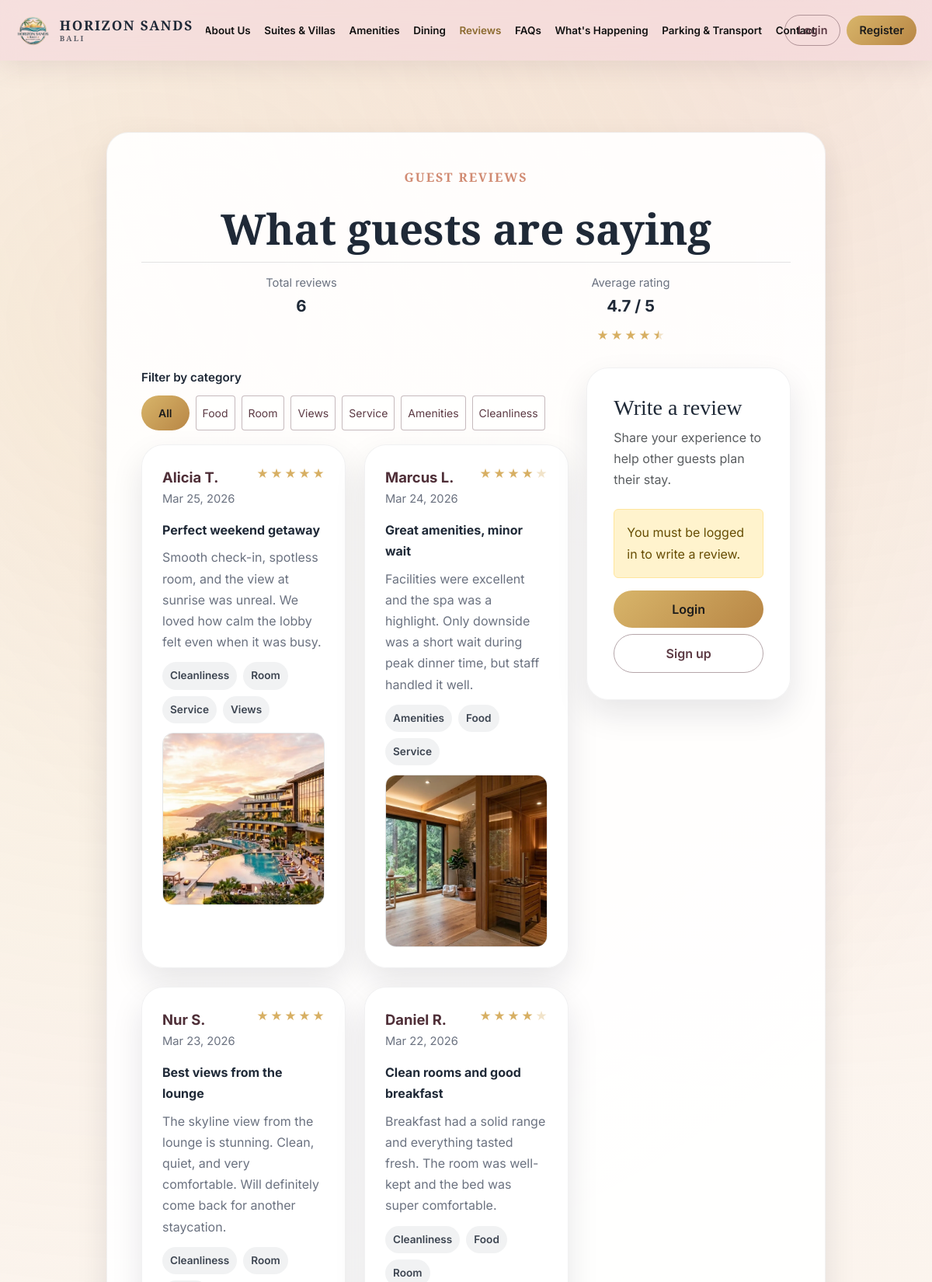
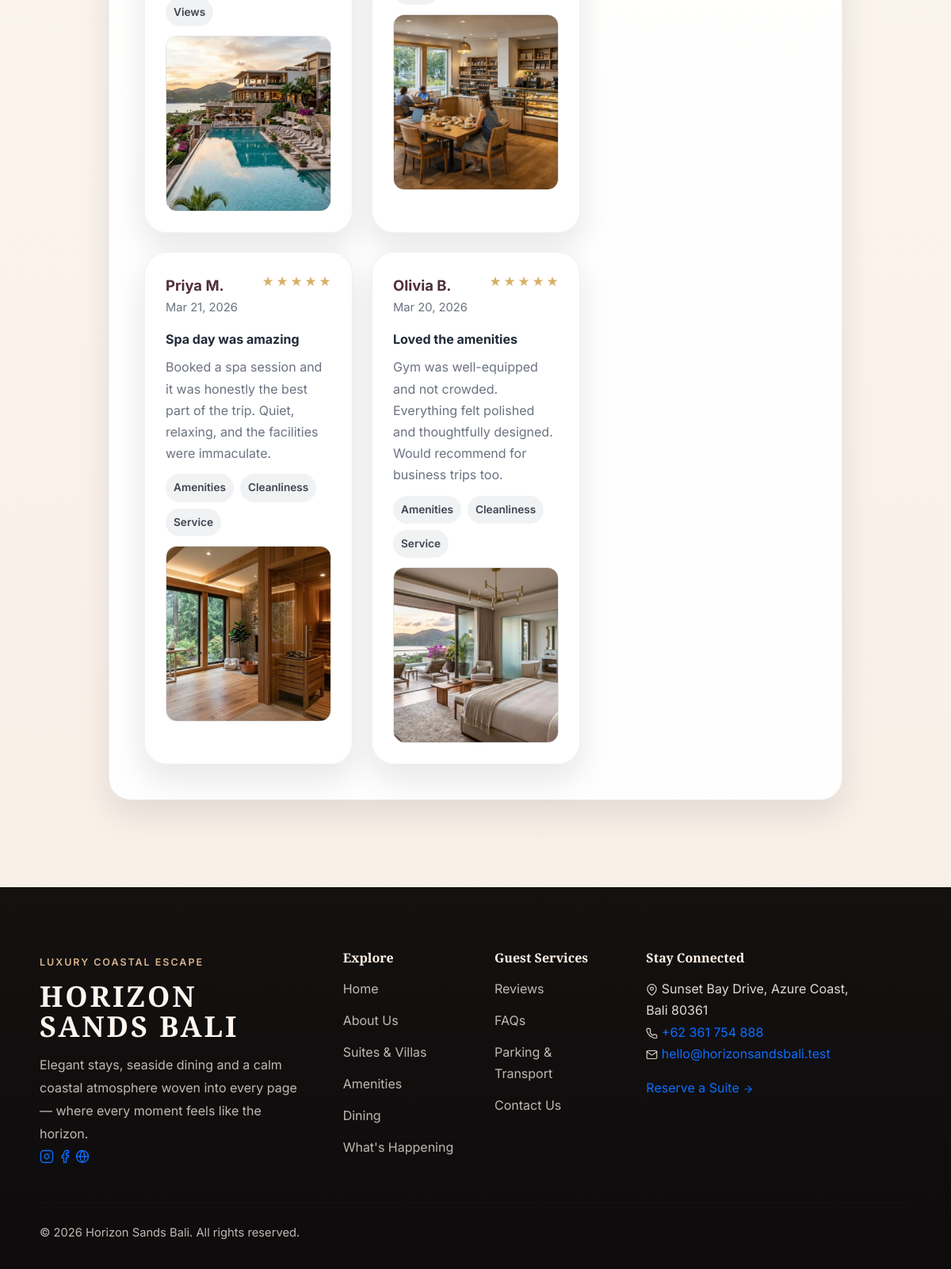
Screenshot of /reviews.php with the database file from the repository (2 pictures, top to bottom).
### tables this page shows
CREATE TABLE IF NOT EXISTS reviews (
    id INT NOT NULL AUTO_INCREMENT,
    user_id INT DEFAULT NULL,
    user_name VARCHAR(150) NOT NULL,
    rating INT NOT NULL,
    title VARCHAR(150) DEFAULT NULL,
    body TEXT,
    image_path VARCHAR(255) DEFAULT NULL,
    food TINYINT(1) NOT NULL DEFAULT 0,
    room TINYINT(1) NOT NULL DEFAULT 0,
    views TINYINT(1) NOT NULL DEFAULT 0,
    service TINYINT(1) NOT NULL DEFAULT 0,
    amenities TINYINT(1) NOT NULL DEFAULT 0,
    cleanliness TINYINT(1) NOT NULL DEFAULT 0,
    is_published TINYINT(1) DEFAULT 1,
    created_at DATETIME DEFAULT CURRENT_TIMESTAMP,
    PRIMARY KEY (id)
);

### app/includes/auth.php (called while the page is built, shortened)
<?php
function auth_current_user(): ?array
{
    $user = $_SESSION['auth_user'] ?? null;
    if (!is_array($user)) {
        return null;
    }
    $email = trim((string)($user['email'] ?? ''));
    $user['display_name'] = trim((string)($user['display_name'] ?? auth_build_display_name($email)));
    return $user;
}
function auth_is_logged_in(): bool
{
    return auth_current_user() !== null;
}

### public/reviews.php (the view, shortened to what this page needs)
<?php
require_once __DIR__ . '/../app/includes/auth.php';
$pageSize = 12;
$databaseNotice = '';
$pdo = null;
$categoryOptions = REVIEW_CATEGORY_OPTIONS;
function normalize_rating(mixed $value): int
{
	$rating = (int)$value;
	return $rating;
}
function format_review_date(int $timestamp): string
{
	return date('M j, Y', $timestamp);
}
function render_stars(int $rating): string
{
	$rating = normalize_rating($rating);
	$out = '<span class="review-stars" aria-label="' . $rating . ' out of 5 stars">';
	for ($i = 1; $i <= 5; $i++) {
		$class = $i <= $rating ? 'star filled' : 'star';
		$out .= '<span class="' . $class . '" aria-hidden="true">★</span>';
	}
	$out .= '</span>';
	return $out;
}
function sanitize_categories(array $submitted, array $allowed): array
{
	$categories = [];
	foreach ($submitted as $value) {
		$key = strtolower(trim((string)$value));
		if ($key !== '' && array_key_exists($key, $allowed)) {
			$categories[] = $key;
		}
	}
	$categories = array_values(array_unique($categories));
	sort($categories);
	return $categories;
}
function normalize_category_flag(mixed $value): int
{
	return (int)((int)$value === 1);
}
function review_categories_from_row(array $review): array
{
	$categories = [];
	foreach (REVIEW_CATEGORY_COLUMNS as $categoryKey => $columnName) {
		if (normalize_category_flag($review[$columnName] ?? 0) === 1) {
			$categories[] = $categoryKey;
		}
	}
	return sanitize_categories($categories, REVIEW_CATEGORY_OPTIONS);
}
function review_category_flags(array $categories): array
{
	$normalizedCategories = sanitize_categories($categories, REVIEW_CATEGORY_OPTIONS);
	$flags = [];
	foreach (REVIEW_CATEGORY_COLUMNS as $categoryKey => $columnName) {
		$flags[$columnName] = in_array($categoryKey, $normalizedCategories, true) ? 1 : 0;
	}
	return $flags;
}
function normalize_review_record(array $review): array
{
	$userId = $review['user_id'] ?? null;
	if ($userId !== null && $userId !== '') {
		$userId = (int)$userId;
	} else {
		$userId = null;
	}
	$userName = trim((string)($review['user_name'] ?? ''));
	$title = trim((string)($review['title'] ?? ''));
	$body = trim((string)($review['body'] ?? ''));
	$imagePath = trim((string)($review['image_path'] ?? ''));
	$createdAt = (int)($review['created_at'] ?? 0);
	$categories = array_key_exists('categories', $review)
		? sanitize_categories((array)$review['categories'], REVIEW_CATEGORY_OPTIONS)
		: review_categories_from_row($review);
	$categoryFlags = review_category_flags($categories);
	return [
		'id' => (int)($review['id'] ?? 0),
		'user_id' => $userId,
		'user_name' => $userName,
		'rating' => normalize_rating($review['rating'] ?? 5),
		'title' => $title,
		'body' => $body,
		'categories' => $categories,
		'food' => $categoryFlags['food'],
		'room' => $categoryFlags['room'],
		'views' => $categoryFlags['views'],
		'service' => $categoryFlags['service'],
		'amenities' => $categoryFlags['amenities'],
		'cleanliness' => $categoryFlags['cleanliness'],
		'image_path' => $imagePath,
		'created_at' => $createdAt,
	];
}
function reviews_db_list(PDO $pdo, array $options = []): array
{
	$pageSize = (int)($options['pageSize'] ?? 12);
	$page = (int)($options['page'] ?? 1);
	$stats = $pdo->query('SELECT COUNT(*) AS total, AVG(rating) AS average_rating FROM reviews WHERE is_published = 1')->fetch();
	$total = (int)($stats['total'] ?? 0);
	$average = isset($stats['average_rating']) ? (float)$stats['average_rating'] : null;
	$totalPages = max(1, (int)ceil($total / $pageSize));
	$items = [];
	if ($total > 0) {
		$offset = ($page - 1) * $pageSize;
		$stmt = $pdo->prepare(
			'SELECT id, user_id, user_name, rating, title, body, image_path, food, room, views, service, amenities, cleanliness, UNIX_TIMESTAMP(created_at) AS created_at
			FROM reviews
			WHERE is_published = 1
			ORDER BY created_at DESC, id DESC
			LIMIT :limit OFFSET :offset'
		);
		$stmt->bindValue(':limit', $pageSize, PDO::PARAM_INT);
		$stmt->bindValue(':offset', $offset, PDO::PARAM_INT);
		$stmt->execute();
		$rows = $stmt->fetchAll();
		foreach ($rows as $row) {
			$items[] = normalize_review_record($row);
		}
	}
	return [
		'items' => $items,
		'total' => $total,
		'average' => $average,
		'page' => $page,
		'totalPages' => $totalPages,
	];
}
$isLoggedIn = auth_is_logged_in();
$activeCategory = strtolower(trim((string)($_GET['category'] ?? '')));
$requestedPage = (int)($_GET['page'] ?? 1);
try {
	$list = reviews_db_list($pdo, [
		'page' => $requestedPage,
		'pageSize' => $pageSize,
	]);
	$pagedReviews = $list['items'];
	$totalReviews = (int)$list['total'];
	$averageRating = $list['average'];
} catch (Throwable $exception) {
	$pagedReviews = [];
	$totalReviews = 0;
	$averageRating = null;
	$page = 1;
	$totalPages = 1;
	if ($databaseNotice === '') {
		$databaseNotice = 'Reviews are now database-backed, but the reviews tables are not ready yet. Run the SQL in database/schema.sql from MySQL Workbench.';
	}
}
include __DIR__ . '/../app/includes/navbar.php';
?>
<main class="reviews-page">
	<section class="reviews-shell">
		<div class="container">
			<div class="row justify-content-center">
				<div class="col-12 col-xl-10">
					<div class="content-card reviews-card reveal-up">
						<header class="reviews-header text-center">
							<span class="section-eyebrow">Guest reviews</span>
							<h1 class="reviews-title">What guests are saying</h1>
							<div class="reviews-stats">
								<div class="reviews-stat">
									<span class="reviews-stat-label">Total reviews</span>
									<span class="reviews-stat-value js-reviews-total"><?php echo $totalReviews; ?></span>
								</div>
								<div class="reviews-stat">
									<span class="reviews-stat-label">Average rating</span>
									<span class="reviews-stat-value js-reviews-average">
									</span>
									<?php if ($averageRating !== null): ?>
										<div class="reviews-stat-stars js-reviews-average-stars">
										</div>
									<?php endif; ?>
								</div>
							</div>
						</header>
							<div class="row g-4 align-items-start" id="reviews-browse" data-initial-category="<?php echo htmlspecialchars($activeCategory, ENT_QUOTES, 'UTF-8'); ?>">
							<div class="col-lg-7 col-xl-8">
								<div class="reviews-filter reveal-up">
									<div class="reviews-filter-label">Filter by category</div>
									<div class="reviews-filter-chips">
												<button type="button" class="btn btn-sm js-review-filter <?php echo $activeCategory === '' ? 'btn-gold' : 'btn-outline-secondary'; ?>" data-category="" aria-pressed="<?php echo $activeCategory === '' ? 'true' : 'false'; ?>">All</button>
										<?php foreach ($categoryOptions as $key => $label): ?>
													<button type="button" class="btn btn-sm js-review-filter <?php echo $activeCategory === $key ? 'btn-gold' : 'btn-outline-secondary'; ?>" data-category="<?php echo htmlspecialchars($key, ENT_QUOTES, 'UTF-8'); ?>" aria-pressed="<?php echo $activeCategory === $key ? 'true' : 'false'; ?>"><?php echo htmlspecialchars($label, ENT_QUOTES, 'UTF-8'); ?></button>
										<?php endforeach; ?>
									</div>
								</div>
								<div class="row g-4">
									<?php if (!$pagedReviews): ?>
										<div class="col-12">
											<div class="alert alert-info mb-0 reveal-up" role="alert">
												No reviews yet. Be the first to leave one.
											</div>
										</div>
									<?php else: ?>
										<?php foreach ($pagedReviews as $review): ?>
											<?php
												$cats = $review['categories'] ?? [];
												$cats = is_array($cats) ? array_values($cats) : [];
												$cats = sanitize_categories($cats, $categoryOptions);
												$dataCats = htmlspecialchars(implode(',', $cats), ENT_QUOTES, 'UTF-8');
											?>
											<div class="col-12 col-md-6 js-review-item" data-categories="<?php echo $dataCats; ?>">
												<article class="content-card review-card reveal-up">
													<div class="review-head">
														<div>
															<p class="review-name"><?php echo htmlspecialchars((string)($review['user_name'] ?? $review['name'] ?? ''), ENT_QUOTES, 'UTF-8'); ?></p>
															<div class="review-meta"><?php echo htmlspecialchars(format_review_date((int)($review['created_at'] ?? time())), ENT_QUOTES, 'UTF-8'); ?></div>
														</div>
														<?php echo render_stars((int)($review['rating'] ?? 0)); ?>
													</div>
													<div class="review-title"><?php echo htmlspecialchars((string)($review['title'] ?? ''), ENT_QUOTES, 'UTF-8'); ?></div>
													<p class="review-body"><?php echo htmlspecialchars((string)($review['body'] ?? ''), ENT_QUOTES, 'UTF-8'); ?></p>
													<?php
														$cats = $review['categories'] ?? [];
														$img = (string)($review['image_path'] ?? $review['image'] ?? '');
													?>
													<?php if (is_array($cats) && $cats): ?>
														<div class="review-categories">
															<?php foreach ($cats as $ck): ?>
																<?php if (array_key_exists($ck, $categoryOptions)): ?>
																	<span class="review-category"><?php echo htmlspecialchars($categoryOptions[$ck], ENT_QUOTES, 'UTF-8'); ?></span>
																<?php endif; ?>
															<?php endforeach; ?>
														</div>
													<?php endif; ?>
													<?php if ($img !== ''): ?>
														<div class="review-image-wrap">
															<img class="review-image" src="<?php echo htmlspecialchars($img, ENT_QUOTES, 'UTF-8'); ?>" alt="Review image" loading="lazy">
														</div>
													<?php endif; ?>
										</article>
											</div>
										<?php endforeach; ?>
									<?php endif; ?>
								</div>
							</div>
							<div class="col-lg-5 col-xl-4">
								<div class="content-card reviews-form-card reveal-up">
									<h2 class="h3 mb-2">Write a review</h2>
									<p class="text-muted mb-4">Share your experience to help other guests plan their stay.</p>
									<?php if (!$isLoggedIn): ?>
										<div class="alert alert-warning" role="alert">
											You must be logged in to write a review.
										</div>
										<div class="d-grid gap-2">
											<a class="btn btn-gold" href="login.php?next=<?php echo rawurlencode('reviews.php'); ?>">Login</a>
											<a class="btn btn-outline-light btn-nav-action" href="register.php?next=<?php echo rawurlencode('reviews.php'); ?>">Sign up</a>
										</div>
									<?php endif; ?>
								</div>
							</div>
						</div>
					</div>
				</div>
			</div>
		</div>
	</section>
</main>
<?php include __DIR__ . '/../app/includes/footer.php'; ?>

### rows the page displays
reviews: user_name "Alicia T.", title "Perfect weekend getaway", body "Smooth check-in, spotless room, and the view at sunrise was unreal. We loved how calm the lobby felt even when it was busy.", ck "Cleanliness", ck "Room", ck "Service", ck "Views", image_path (picture)
reviews: user_name "Marcus L.", title "Great amenities, minor wait", body "Facilities were excellent and the spa was a highlight. Only downside was a short wait during peak dinner time, but staff handled it well.", ck "Amenities", ck "Food", ck "Service", image_path (picture)
reviews: user_name "Nur S.", title "Best views from the lounge", body "The skyline view from the lounge is stunning. Clean, quiet, and very comfortable. Will definitely come back for another staycation.", ck "Cleanliness", ck "Room", ck "Views", image_path (picture)
reviews: user_name "Daniel R.", title "Clean rooms and good breakfast", body "Breakfast had a solid range and everything tasted fresh. The room was well-kept and the bed was super comfortable.", ck "Cleanliness", ck "Food", ck "Room", image_path (picture)
reviews: user_name "Priya M.", title "Spa day was amazing", body "Booked a spa session and it was honestly the best part of the trip. Quiet, relaxing, and the facilities were immaculate.", ck "Amenities", ck "Cleanliness", ck "Service", image_path (picture)
reviews: user_name "Olivia B.", title "Loved the amenities", body "Gym was well-equipped and not crowded. Everything felt polished and thoughtfully designed. Would recommend for business trips too.", ck "Amenities", ck "Cleanliness", ck "Service", image_path (picture)

### other values shown
$totalReviews "6"
$label "Food"
$label "Room"
$label "Views"
$label "Service"
$label "Amenities"
$label "Cleanliness"
